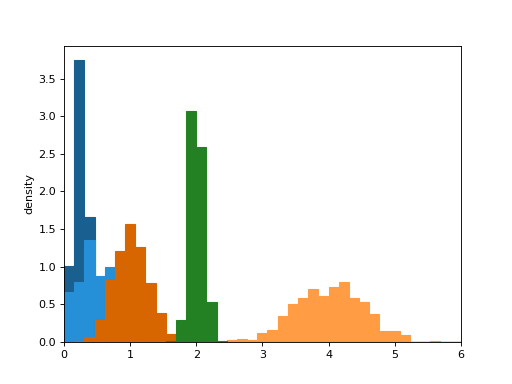

Reproduce this figure in Python.
import matplotlib.pyplot as plt
import numpy as np
from deltametrics.plot import show_histograms
#
locs = [0.25, 1, 0.5, 4, 2]
scales = [0.1, 0.25, 0.4, 0.5, 0.1]
bins = np.linspace(0, 6, num=40)
#
hist_bin_sets = [np.histogram(np.random.normal(l, s, size=500), bins=bins, density=True) for l, s in zip(locs, scales)]
#
fig, ax = plt.subplots()
show_histograms(*hist_bin_sets, sets=[0, 1, 0, 1, 2], ax=ax)
_ = ax.set_xlim((0, 6))
_ = ax.set_ylabel('density')
